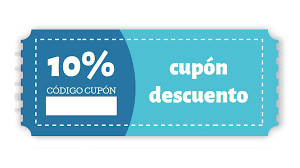
#> input picture Actividad_8/images (3).png, 300 x 168 px
$ python Ejercicio1.py
#> lines starting #> are read from the running program, lines starting #| are printed output that depends on the picture
import cv2
import numpy as np
from multiprocessing import Pool

def apply_blur(segment):
    return cv2.GaussianBlur(segment, (15, 15), 0)

def parallel_image_processing(image_path):
    # Cargar la imagen
#> called with image_path = 'images (3).png'
    image = cv2.imread(image_path)
#> image is the input picture: shape (168, 300, 3); mean B, G, R 224.1, 210.8, 164.8

    # Obtener las dimensiones de la imagen
    height, width, _ = image.shape
#> height = 168; width = 300

    # Dividir la imagen en segmentos
    segments = np.array_split(image, 4, axis=1)
#> segments = 4 items

    # Crear un pool de procesos
    with Pool(processes=4) as pool:
        # Aplicar el filtro de desenfoque a cada segmento en paralelo
        blurred_segments = pool.map(apply_blur, segments)
#> blurred_segments = 4 items

    # Unir los segmentos procesados horizontalmente
    blurred_image = np.hstack(blurred_segments)
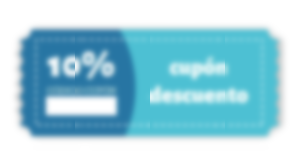
#> blurred_image: shape (168, 300, 3); mean of channels 0, 1, 2 224.1, 210.8, 164.7; drawn as B, G, R

    # Guardar la imagen resultante
    cv2.imwrite('blurred_image.png', blurred_image)

# Llamar a la función con la ruta de la imagen
parallel_image_processing('images (3).png')
